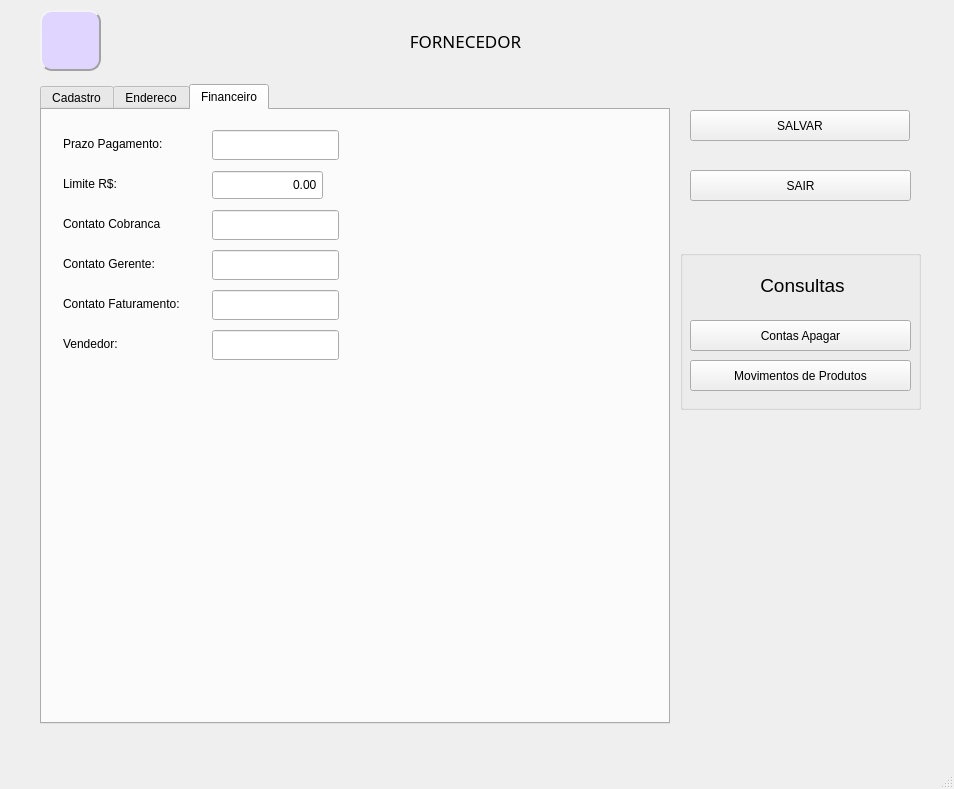
<?xml version="1.0" encoding="UTF-8"?>
<ui version="4.0">
 <class>MainWindow</class>
 <widget class="QMainWindow" name="MainWindow">
  <property name="geometry">
   <rect>
    <x>0</x>
    <y>0</y>
    <width>954</width>
    <height>789</height>
   </rect>
  </property>
  <property name="windowTitle">
   <string>MainWindow</string>
  </property>
  <property name="styleSheet">
   <string notr="true"/>
  </property>
  <widget class="QWidget" name="centralwidget">
   <widget class="QLabel" name="tit_fornecedor">
    <property name="geometry">
     <rect>
      <x>300</x>
      <y>20</y>
      <width>331</width>
      <height>41</height>
     </rect>
    </property>
    <property name="font">
     <font>
      <family>Rockwell Extra Bold</family>
      <pointsize>13</pointsize>
      <italic>false</italic>
      <bold>false</bold>
     </font>
    </property>
    <property name="focusPolicy">
     <enum>Qt::NoFocus</enum>
    </property>
    <property name="layoutDirection">
     <enum>Qt::LeftToRight</enum>
    </property>
    <property name="styleSheet">
     <string notr="true"/>
    </property>
    <property name="text">
     <string>FORNECEDOR</string>
    </property>
    <property name="textFormat">
     <enum>Qt::AutoText</enum>
    </property>
    <property name="alignment">
     <set>Qt::AlignCenter</set>
    </property>
   </widget>
   <widget class="QTabWidget" name="tabWidget">
    <property name="geometry">
     <rect>
      <x>40</x>
      <y>84</y>
      <width>630</width>
      <height>640</height>
     </rect>
    </property>
    <property name="currentIndex">
     <number>2</number>
    </property>
    <widget class="QWidget" name="tab">
     <attribute name="title">
      <string>Cadastro</string>
     </attribute>
     <widget class="QLineEdit" name="mcgc">
      <property name="geometry">
       <rect>
        <x>209</x>
        <y>256</y>
        <width>130</width>
        <height>30</height>
       </rect>
      </property>
      <property name="styleSheet">
       <string notr="true"/>
      </property>
      <property name="inputMask">
       <string>99.999.999/9999-99</string>
      </property>
      <property name="alignment">
       <set>Qt::AlignRight|Qt::AlignTrailing|Qt::AlignVCenter</set>
      </property>
     </widget>
     <widget class="QLineEdit" name="mrazao">
      <property name="geometry">
       <rect>
        <x>209</x>
        <y>100</y>
        <width>391</width>
        <height>32</height>
       </rect>
      </property>
      <property name="styleSheet">
       <string notr="true"/>
      </property>
      <property name="maxLength">
       <number>40</number>
      </property>
     </widget>
     <widget class="QLabel" name="label_2">
      <property name="geometry">
       <rect>
        <x>20</x>
        <y>60</y>
        <width>180</width>
        <height>28</height>
       </rect>
      </property>
      <property name="styleSheet">
       <string notr="true"/>
      </property>
      <property name="text">
       <string>Código Fornecedor:</string>
      </property>
     </widget>
     <widget class="QLineEdit" name="mcpf">
      <property name="geometry">
       <rect>
        <x>209</x>
        <y>296</y>
        <width>110</width>
        <height>30</height>
       </rect>
      </property>
      <property name="styleSheet">
       <string notr="true"/>
      </property>
      <property name="inputMask">
       <string>999.999.999-99</string>
      </property>
      <property name="alignment">
       <set>Qt::AlignRight|Qt::AlignTrailing|Qt::AlignVCenter</set>
      </property>
     </widget>
     <widget class="QComboBox" name="comboBox">
      <property name="geometry">
       <rect>
        <x>209</x>
        <y>216</y>
        <width>291</width>
        <height>30</height>
       </rect>
      </property>
      <property name="styleSheet">
       <string notr="true"/>
      </property>
     </widget>
     <widget class="QLabel" name="label_6">
      <property name="geometry">
       <rect>
        <x>20</x>
        <y>140</y>
        <width>180</width>
        <height>28</height>
       </rect>
      </property>
      <property name="styleSheet">
       <string notr="true"/>
      </property>
      <property name="text">
       <string>Nome Fantasia:*</string>
      </property>
     </widget>
     <widget class="QLabel" name="label_29">
      <property name="geometry">
       <rect>
        <x>19</x>
        <y>296</y>
        <width>180</width>
        <height>28</height>
       </rect>
      </property>
      <property name="styleSheet">
       <string notr="true"/>
      </property>
      <property name="text">
       <string>CPF:</string>
      </property>
     </widget>
     <widget class="QDateEdit" name="mdata_cad">
      <property name="geometry">
       <rect>
        <x>209</x>
        <y>20</y>
        <width>90</width>
        <height>30</height>
       </rect>
      </property>
      <property name="styleSheet">
       <string notr="true"/>
      </property>
      <property name="calendarPopup">
       <bool>true</bool>
      </property>
     </widget>
     <widget class="QLabel" name="label_11">
      <property name="geometry">
       <rect>
        <x>20</x>
        <y>336</y>
        <width>180</width>
        <height>30</height>
       </rect>
      </property>
      <property name="styleSheet">
       <string notr="true"/>
      </property>
      <property name="text">
       <string>Inscrição Estadual:*</string>
      </property>
     </widget>
     <widget class="QLabel" name="label_9">
      <property name="geometry">
       <rect>
        <x>20</x>
        <y>216</y>
        <width>180</width>
        <height>28</height>
       </rect>
      </property>
      <property name="styleSheet">
       <string notr="true"/>
      </property>
      <property name="text">
       <string>Tipo de Conta:*</string>
      </property>
     </widget>
     <widget class="QLineEdit" name="mcod_forn">
      <property name="geometry">
       <rect>
        <x>209</x>
        <y>60</y>
        <width>61</width>
        <height>30</height>
       </rect>
      </property>
      <property name="styleSheet">
       <string notr="true"/>
      </property>
     </widget>
     <widget class="QLineEdit" name="minsc">
      <property name="geometry">
       <rect>
        <x>209</x>
        <y>336</y>
        <width>161</width>
        <height>32</height>
       </rect>
      </property>
      <property name="styleSheet">
       <string notr="true"/>
      </property>
      <property name="maxLength">
       <number>14</number>
      </property>
     </widget>
     <widget class="QLabel" name="label_3">
      <property name="geometry">
       <rect>
        <x>20</x>
        <y>100</y>
        <width>180</width>
        <height>30</height>
       </rect>
      </property>
      <property name="styleSheet">
       <string notr="true"/>
      </property>
      <property name="text">
       <string>Razão Social:*</string>
      </property>
     </widget>
     <widget class="QLabel" name="label">
      <property name="geometry">
       <rect>
        <x>20</x>
        <y>20</y>
        <width>180</width>
        <height>28</height>
       </rect>
      </property>
      <property name="styleSheet">
       <string notr="true"/>
      </property>
      <property name="text">
       <string>Data de Cadastro:</string>
      </property>
     </widget>
     <widget class="QLineEdit" name="mfantasia">
      <property name="geometry">
       <rect>
        <x>209</x>
        <y>140</y>
        <width>391</width>
        <height>30</height>
       </rect>
      </property>
      <property name="styleSheet">
       <string notr="true"/>
      </property>
      <property name="maxLength">
       <number>40</number>
      </property>
     </widget>
     <widget class="QLabel" name="label_10">
      <property name="geometry">
       <rect>
        <x>20</x>
        <y>256</y>
        <width>180</width>
        <height>28</height>
       </rect>
      </property>
      <property name="styleSheet">
       <string notr="true"/>
      </property>
      <property name="text">
       <string>CNPJ:*</string>
      </property>
     </widget>
     <widget class="QLineEdit" name="mobs5">
      <property name="geometry">
       <rect>
        <x>210</x>
        <y>580</y>
        <width>391</width>
        <height>30</height>
       </rect>
      </property>
      <property name="styleSheet">
       <string notr="true"/>
      </property>
      <property name="maxLength">
       <number>60</number>
      </property>
     </widget>
     <widget class="QLineEdit" name="mobs4">
      <property name="geometry">
       <rect>
        <x>210</x>
        <y>548</y>
        <width>391</width>
        <height>30</height>
       </rect>
      </property>
      <property name="styleSheet">
       <string notr="true"/>
      </property>
      <property name="maxLength">
       <number>60</number>
      </property>
     </widget>
     <widget class="QLineEdit" name="mobs1">
      <property name="geometry">
       <rect>
        <x>210</x>
        <y>452</y>
        <width>391</width>
        <height>30</height>
       </rect>
      </property>
      <property name="styleSheet">
       <string notr="true"/>
      </property>
      <property name="maxLength">
       <number>60</number>
      </property>
     </widget>
     <widget class="QLabel" name="label_25">
      <property name="geometry">
       <rect>
        <x>21</x>
        <y>420</y>
        <width>180</width>
        <height>30</height>
       </rect>
      </property>
      <property name="styleSheet">
       <string notr="true"/>
      </property>
      <property name="text">
       <string>Observação:</string>
      </property>
     </widget>
     <widget class="QLineEdit" name="mobs2">
      <property name="geometry">
       <rect>
        <x>210</x>
        <y>484</y>
        <width>391</width>
        <height>30</height>
       </rect>
      </property>
      <property name="styleSheet">
       <string notr="true"/>
      </property>
      <property name="maxLength">
       <number>60</number>
      </property>
     </widget>
     <widget class="QLineEdit" name="mobs3">
      <property name="geometry">
       <rect>
        <x>210</x>
        <y>516</y>
        <width>391</width>
        <height>30</height>
       </rect>
      </property>
      <property name="styleSheet">
       <string notr="true"/>
      </property>
      <property name="maxLength">
       <number>60</number>
      </property>
     </widget>
     <widget class="QLineEdit" name="mobs">
      <property name="geometry">
       <rect>
        <x>210</x>
        <y>420</y>
        <width>391</width>
        <height>30</height>
       </rect>
      </property>
      <property name="styleSheet">
       <string notr="true"/>
      </property>
      <property name="maxLength">
       <number>60</number>
      </property>
     </widget>
     <widget class="QRadioButton" name="rb_pocket_nao">
      <property name="geometry">
       <rect>
        <x>280</x>
        <y>379</y>
        <width>60</width>
        <height>30</height>
       </rect>
      </property>
      <property name="font">
       <font>
        <family>Arial</family>
        <pointsize>10</pointsize>
        <italic>false</italic>
        <bold>false</bold>
       </font>
      </property>
      <property name="styleSheet">
       <string notr="true"/>
      </property>
      <property name="text">
       <string>Não</string>
      </property>
     </widget>
     <widget class="QLabel" name="label_28">
      <property name="geometry">
       <rect>
        <x>21</x>
        <y>377</y>
        <width>180</width>
        <height>31</height>
       </rect>
      </property>
      <property name="styleSheet">
       <string notr="true"/>
      </property>
      <property name="text">
       <string>Enviar para APP:</string>
      </property>
     </widget>
     <widget class="QRadioButton" name="rb_pocket_sim">
      <property name="geometry">
       <rect>
        <x>210</x>
        <y>379</y>
        <width>60</width>
        <height>30</height>
       </rect>
      </property>
      <property name="font">
       <font>
        <family>Arial</family>
        <pointsize>10</pointsize>
        <italic>false</italic>
        <bold>false</bold>
       </font>
      </property>
      <property name="styleSheet">
       <string notr="true"/>
      </property>
      <property name="text">
       <string>Sim</string>
      </property>
     </widget>
     <widget class="QRadioButton" name="rb_tipo_desp">
      <property name="geometry">
       <rect>
        <x>320</x>
        <y>180</y>
        <width>110</width>
        <height>30</height>
       </rect>
      </property>
      <property name="font">
       <font>
        <family>Arial</family>
        <pointsize>10</pointsize>
        <italic>false</italic>
        <bold>false</bold>
       </font>
      </property>
      <property name="styleSheet">
       <string notr="true"/>
      </property>
      <property name="text">
       <string>Despesa</string>
      </property>
     </widget>
     <widget class="QLabel" name="label_30">
      <property name="geometry">
       <rect>
        <x>21</x>
        <y>178</y>
        <width>180</width>
        <height>31</height>
       </rect>
      </property>
      <property name="styleSheet">
       <string notr="true"/>
      </property>
      <property name="text">
       <string>Tipo de Fornecedor/Despesa:</string>
      </property>
     </widget>
     <widget class="QRadioButton" name="rb_tipo_forn">
      <property name="geometry">
       <rect>
        <x>210</x>
        <y>180</y>
        <width>100</width>
        <height>30</height>
       </rect>
      </property>
      <property name="font">
       <font>
        <family>Arial</family>
        <pointsize>10</pointsize>
        <italic>false</italic>
        <bold>false</bold>
       </font>
      </property>
      <property name="styleSheet">
       <string notr="true"/>
      </property>
      <property name="text">
       <string>Fornecedor</string>
      </property>
     </widget>
    </widget>
    <widget class="QWidget" name="tab_2">
     <attribute name="title">
      <string>Endereco</string>
     </attribute>
     <widget class="QLabel" name="label_23">
      <property name="geometry">
       <rect>
        <x>21</x>
        <y>340</y>
        <width>80</width>
        <height>28</height>
       </rect>
      </property>
      <property name="styleSheet">
       <string notr="true"/>
      </property>
      <property name="text">
       <string>Telefone 1:</string>
      </property>
     </widget>
     <widget class="QComboBox" name="comboBox_2">
      <property name="geometry">
       <rect>
        <x>110</x>
        <y>100</y>
        <width>251</width>
        <height>30</height>
       </rect>
      </property>
      <property name="styleSheet">
       <string notr="true"/>
      </property>
     </widget>
     <widget class="QLabel" name="label_17">
      <property name="geometry">
       <rect>
        <x>21</x>
        <y>380</y>
        <width>80</width>
        <height>28</height>
       </rect>
      </property>
      <property name="styleSheet">
       <string notr="true"/>
      </property>
      <property name="text">
       <string>Telefone 2:</string>
      </property>
     </widget>
     <widget class="QComboBox" name="comboBox_3">
      <property name="geometry">
       <rect>
        <x>110</x>
        <y>140</y>
        <width>251</width>
        <height>30</height>
       </rect>
      </property>
      <property name="styleSheet">
       <string notr="true"/>
      </property>
     </widget>
     <widget class="QLineEdit" name="memail">
      <property name="geometry">
       <rect>
        <x>110</x>
        <y>260</y>
        <width>411</width>
        <height>30</height>
       </rect>
      </property>
      <property name="styleSheet">
       <string notr="true"/>
      </property>
      <property name="maxLength">
       <number>120</number>
      </property>
     </widget>
     <widget class="QLabel" name="label_21">
      <property name="geometry">
       <rect>
        <x>21</x>
        <y>300</y>
        <width>80</width>
        <height>28</height>
       </rect>
      </property>
      <property name="styleSheet">
       <string notr="true"/>
      </property>
      <property name="text">
       <string>Celular:</string>
      </property>
     </widget>
     <widget class="QLineEdit" name="mbairro">
      <property name="geometry">
       <rect>
        <x>110</x>
        <y>60</y>
        <width>161</width>
        <height>30</height>
       </rect>
      </property>
      <property name="styleSheet">
       <string notr="true"/>
      </property>
      <property name="maxLength">
       <number>20</number>
      </property>
     </widget>
     <widget class="QLineEdit" name="mlocal">
      <property name="geometry">
       <rect>
        <x>110</x>
        <y>220</y>
        <width>70</width>
        <height>30</height>
       </rect>
      </property>
      <property name="styleSheet">
       <string notr="true"/>
      </property>
      <property name="maxLength">
       <number>3</number>
      </property>
     </widget>
     <widget class="QLineEdit" name="mcep">
      <property name="geometry">
       <rect>
        <x>110</x>
        <y>180</y>
        <width>80</width>
        <height>30</height>
       </rect>
      </property>
      <property name="styleSheet">
       <string notr="true"/>
      </property>
      <property name="inputMask">
       <string>99999-999</string>
      </property>
      <property name="alignment">
       <set>Qt::AlignRight|Qt::AlignTrailing|Qt::AlignVCenter</set>
      </property>
     </widget>
     <widget class="QLabel" name="label_16">
      <property name="geometry">
       <rect>
        <x>21</x>
        <y>260</y>
        <width>80</width>
        <height>28</height>
       </rect>
      </property>
      <property name="styleSheet">
       <string notr="true"/>
      </property>
      <property name="text">
       <string>Email:</string>
      </property>
     </widget>
     <widget class="QLabel" name="label_12">
      <property name="geometry">
       <rect>
        <x>21</x>
        <y>20</y>
        <width>80</width>
        <height>30</height>
       </rect>
      </property>
      <property name="styleSheet">
       <string notr="true"/>
      </property>
      <property name="text">
       <string>Endereço:</string>
      </property>
     </widget>
     <widget class="QLabel" name="label_15">
      <property name="geometry">
       <rect>
        <x>21</x>
        <y>220</y>
        <width>80</width>
        <height>30</height>
       </rect>
      </property>
      <property name="styleSheet">
       <string notr="true"/>
      </property>
      <property name="text">
       <string>Local:</string>
      </property>
     </widget>
     <widget class="QLabel" name="label_14">
      <property name="geometry">
       <rect>
        <x>21</x>
        <y>180</y>
        <width>80</width>
        <height>28</height>
       </rect>
      </property>
      <property name="styleSheet">
       <string notr="true"/>
      </property>
      <property name="text">
       <string>CEP:</string>
      </property>
     </widget>
     <widget class="QLabel" name="label_5">
      <property name="geometry">
       <rect>
        <x>21</x>
        <y>140</y>
        <width>80</width>
        <height>30</height>
       </rect>
      </property>
      <property name="styleSheet">
       <string notr="true"/>
      </property>
      <property name="text">
       <string>UF:</string>
      </property>
     </widget>
     <widget class="QLineEdit" name="mtel1">
      <property name="geometry">
       <rect>
        <x>110</x>
        <y>300</y>
        <width>127</width>
        <height>30</height>
       </rect>
      </property>
      <property name="styleSheet">
       <string notr="true"/>
      </property>
      <property name="maxLength">
       <number>14</number>
      </property>
     </widget>
     <widget class="QLineEdit" name="mtel2">
      <property name="geometry">
       <rect>
        <x>110</x>
        <y>340</y>
        <width>140</width>
        <height>30</height>
       </rect>
      </property>
      <property name="styleSheet">
       <string notr="true"/>
      </property>
      <property name="maxLength">
       <number>14</number>
      </property>
     </widget>
     <widget class="QLabel" name="label_4">
      <property name="geometry">
       <rect>
        <x>20</x>
        <y>100</y>
        <width>80</width>
        <height>28</height>
       </rect>
      </property>
      <property name="styleSheet">
       <string notr="true"/>
      </property>
      <property name="text">
       <string>Cidade:</string>
      </property>
     </widget>
     <widget class="QLineEdit" name="mendereco">
      <property name="geometry">
       <rect>
        <x>110</x>
        <y>20</y>
        <width>391</width>
        <height>30</height>
       </rect>
      </property>
      <property name="styleSheet">
       <string notr="true"/>
      </property>
      <property name="maxLength">
       <number>35</number>
      </property>
     </widget>
     <widget class="QLabel" name="label_13">
      <property name="geometry">
       <rect>
        <x>21</x>
        <y>60</y>
        <width>80</width>
        <height>28</height>
       </rect>
      </property>
      <property name="styleSheet">
       <string notr="true"/>
      </property>
      <property name="text">
       <string>Bairro:</string>
      </property>
     </widget>
     <widget class="QLineEdit" name="mfax">
      <property name="geometry">
       <rect>
        <x>110</x>
        <y>380</y>
        <width>127</width>
        <height>30</height>
       </rect>
      </property>
      <property name="styleSheet">
       <string notr="true"/>
      </property>
      <property name="maxLength">
       <number>14</number>
      </property>
     </widget>
    </widget>
    <widget class="QWidget" name="tab_3">
     <attribute name="title">
      <string>Financeiro</string>
     </attribute>
     <widget class="QLineEdit" name="mct_fatura">
      <property name="geometry">
       <rect>
        <x>170</x>
        <y>180</y>
        <width>127</width>
        <height>30</height>
       </rect>
      </property>
      <property name="styleSheet">
       <string notr="true"/>
      </property>
      <property name="maxLength">
       <number>15</number>
      </property>
     </widget>
     <widget class="QLabel" name="label_27">
      <property name="geometry">
       <rect>
        <x>21</x>
        <y>220</y>
        <width>140</width>
        <height>28</height>
       </rect>
      </property>
      <property name="styleSheet">
       <string notr="true"/>
      </property>
      <property name="text">
       <string>Vendedor:</string>
      </property>
     </widget>
     <widget class="QLabel" name="label_19">
      <property name="geometry">
       <rect>
        <x>21</x>
        <y>140</y>
        <width>140</width>
        <height>28</height>
       </rect>
      </property>
      <property name="styleSheet">
       <string notr="true"/>
      </property>
      <property name="text">
       <string>Contato Gerente:</string>
      </property>
     </widget>
     <widget class="QLabel" name="label_20">
      <property name="geometry">
       <rect>
        <x>21</x>
        <y>180</y>
        <width>140</width>
        <height>28</height>
       </rect>
      </property>
      <property name="styleSheet">
       <string notr="true"/>
      </property>
      <property name="text">
       <string>Contato Faturamento:</string>
      </property>
     </widget>
     <widget class="QLineEdit" name="mct_gerente">
      <property name="geometry">
       <rect>
        <x>170</x>
        <y>140</y>
        <width>127</width>
        <height>30</height>
       </rect>
      </property>
      <property name="styleSheet">
       <string notr="true"/>
      </property>
      <property name="maxLength">
       <number>15</number>
      </property>
     </widget>
     <widget class="QLabel" name="label_22">
      <property name="geometry">
       <rect>
        <x>21</x>
        <y>20</y>
        <width>140</width>
        <height>28</height>
       </rect>
      </property>
      <property name="styleSheet">
       <string notr="true"/>
      </property>
      <property name="text">
       <string>Prazo Pagamento:</string>
      </property>
     </widget>
     <widget class="QDoubleSpinBox" name="doubleSpinBox">
      <property name="geometry">
       <rect>
        <x>170</x>
        <y>60</y>
        <width>111</width>
        <height>30</height>
       </rect>
      </property>
      <property name="styleSheet">
       <string notr="true"/>
      </property>
      <property name="alignment">
       <set>Qt::AlignRight|Qt::AlignTrailing|Qt::AlignVCenter</set>
      </property>
      <property name="buttonSymbols">
       <enum>QAbstractSpinBox::NoButtons</enum>
      </property>
      <property name="prefix">
       <string/>
      </property>
      <property name="maximum">
       <double>9999999.990000000223517</double>
      </property>
     </widget>
     <widget class="QLineEdit" name="mct_cobran">
      <property name="geometry">
       <rect>
        <x>170</x>
        <y>100</y>
        <width>127</width>
        <height>30</height>
       </rect>
      </property>
      <property name="styleSheet">
       <string notr="true"/>
      </property>
      <property name="maxLength">
       <number>15</number>
      </property>
     </widget>
     <widget class="QLineEdit" name="mprazo_pag">
      <property name="geometry">
       <rect>
        <x>170</x>
        <y>20</y>
        <width>127</width>
        <height>30</height>
       </rect>
      </property>
      <property name="styleSheet">
       <string notr="true"/>
      </property>
      <property name="maxLength">
       <number>8</number>
      </property>
     </widget>
     <widget class="QLineEdit" name="mct_vendedor">
      <property name="geometry">
       <rect>
        <x>170</x>
        <y>220</y>
        <width>127</width>
        <height>30</height>
       </rect>
      </property>
      <property name="styleSheet">
       <string notr="true"/>
      </property>
      <property name="maxLength">
       <number>15</number>
      </property>
     </widget>
     <widget class="QLabel" name="label_24">
      <property name="geometry">
       <rect>
        <x>21</x>
        <y>60</y>
        <width>140</width>
        <height>28</height>
       </rect>
      </property>
      <property name="styleSheet">
       <string notr="true"/>
      </property>
      <property name="text">
       <string>Limite R$:</string>
      </property>
     </widget>
     <widget class="QLabel" name="label_18">
      <property name="geometry">
       <rect>
        <x>21</x>
        <y>100</y>
        <width>140</width>
        <height>28</height>
       </rect>
      </property>
      <property name="styleSheet">
       <string notr="true"/>
      </property>
      <property name="text">
       <string>Contato Cobranca</string>
      </property>
     </widget>
    </widget>
   </widget>
   <widget class="QPushButton" name="bt_sair">
    <property name="geometry">
     <rect>
      <x>690</x>
      <y>170</y>
      <width>221</width>
      <height>31</height>
     </rect>
    </property>
    <property name="styleSheet">
     <string notr="true"/>
    </property>
    <property name="text">
     <string>SAIR</string>
    </property>
    <property name="icon">
     <iconset>
      <normaloff>SAIR.png</normaloff>SAIR.png</iconset>
    </property>
   </widget>
   <widget class="QGroupBox" name="groupBox_2">
    <property name="geometry">
     <rect>
      <x>680</x>
      <y>250</y>
      <width>241</width>
      <height>160</height>
     </rect>
    </property>
    <property name="title">
     <string/>
    </property>
    <widget class="QPushButton" name="bt_conta_apagar">
     <property name="geometry">
      <rect>
       <x>10</x>
       <y>70</y>
       <width>221</width>
       <height>31</height>
      </rect>
     </property>
     <property name="styleSheet">
      <string notr="true"/>
     </property>
     <property name="text">
      <string>Contas Apagar</string>
     </property>
    </widget>
    <widget class="QPushButton" name="bt_movimento_produto">
     <property name="geometry">
      <rect>
       <x>10</x>
       <y>110</y>
       <width>221</width>
       <height>31</height>
      </rect>
     </property>
     <property name="styleSheet">
      <string notr="true"/>
     </property>
     <property name="text">
      <string>Movimentos de Produtos</string>
     </property>
    </widget>
    <widget class="QLabel" name="label_8">
     <property name="geometry">
      <rect>
       <x>47</x>
       <y>20</y>
       <width>151</width>
       <height>31</height>
      </rect>
     </property>
     <property name="font">
      <font>
       <family>MS Shell Dlg 2</family>
       <pointsize>14</pointsize>
       <italic>false</italic>
       <bold>false</bold>
      </font>
     </property>
     <property name="styleSheet">
      <string notr="true">font: 14pt &quot;MS Shell Dlg 2&quot;;</string>
     </property>
     <property name="text">
      <string>Consultas</string>
     </property>
     <property name="alignment">
      <set>Qt::AlignCenter</set>
     </property>
    </widget>
   </widget>
   <widget class="QPushButton" name="bt_salvar">
    <property name="geometry">
     <rect>
      <x>690</x>
      <y>110</y>
      <width>220</width>
      <height>31</height>
     </rect>
    </property>
    <property name="whatsThis">
     <string>&lt;html&gt;&lt;head/&gt;&lt;body&gt;&lt;p&gt;file:///C:/Users/mebbc/OneDrive/Imagens/salvar.qrc.png&lt;/p&gt;&lt;/body&gt;&lt;/html&gt;</string>
    </property>
    <property name="styleSheet">
     <string notr="true"/>
    </property>
    <property name="text">
     <string>SALVAR</string>
    </property>
    <property name="icon">
     <iconset>
      <normaloff>SALVAR.png</normaloff>SALVAR.png</iconset>
    </property>
   </widget>
   <widget class="QLabel" name="label_26">
    <property name="geometry">
     <rect>
      <x>40</x>
      <y>10</y>
      <width>61</width>
      <height>61</height>
     </rect>
    </property>
    <property name="styleSheet">
     <string notr="true">font: 81 10pt &quot;Rockwell Extra Bold&quot;;

background-color: rgb(223, 213, 255);

border-color: rgb(162, 162, 162);

border-style: Outset;
border-width: 2px;
border-radius: 12px;</string>
    </property>
    <property name="text">
     <string/>
    </property>
    <property name="pixmap">
     <pixmap>HTI.png</pixmap>
    </property>
    <property name="scaledContents">
     <bool>true</bool>
    </property>
   </widget>
  </widget>
  <widget class="QStatusBar" name="statusbar"/>
 </widget>
 <tabstops>
  <tabstop>tabWidget</tabstop>
  <tabstop>mdata_cad</tabstop>
  <tabstop>mcod_forn</tabstop>
  <tabstop>mrazao</tabstop>
  <tabstop>mfantasia</tabstop>
  <tabstop>rb_tipo_desp</tabstop>
  <tabstop>rb_tipo_forn</tabstop>
  <tabstop>comboBox</tabstop>
  <tabstop>mcgc</tabstop>
  <tabstop>mcpf</tabstop>
  <tabstop>minsc</tabstop>
  <tabstop>rb_pocket_sim</tabstop>
  <tabstop>rb_pocket_nao</tabstop>
  <tabstop>mobs</tabstop>
  <tabstop>mobs1</tabstop>
  <tabstop>mobs2</tabstop>
  <tabstop>mobs3</tabstop>
  <tabstop>mobs4</tabstop>
  <tabstop>mobs5</tabstop>
  <tabstop>mendereco</tabstop>
  <tabstop>mbairro</tabstop>
  <tabstop>comboBox_2</tabstop>
  <tabstop>comboBox_3</tabstop>
  <tabstop>mcep</tabstop>
  <tabstop>mlocal</tabstop>
  <tabstop>memail</tabstop>
  <tabstop>mtel1</tabstop>
  <tabstop>mtel2</tabstop>
  <tabstop>mfax</tabstop>
  <tabstop>mprazo_pag</tabstop>
  <tabstop>doubleSpinBox</tabstop>
  <tabstop>mct_cobran</tabstop>
  <tabstop>mct_gerente</tabstop>
  <tabstop>mct_fatura</tabstop>
  <tabstop>mct_vendedor</tabstop>
  <tabstop>bt_salvar</tabstop>
  <tabstop>bt_conta_apagar</tabstop>
  <tabstop>bt_movimento_produto</tabstop>
  <tabstop>bt_sair</tabstop>
 </tabstops>
 <resources/>
 <connections/>
</ui>
